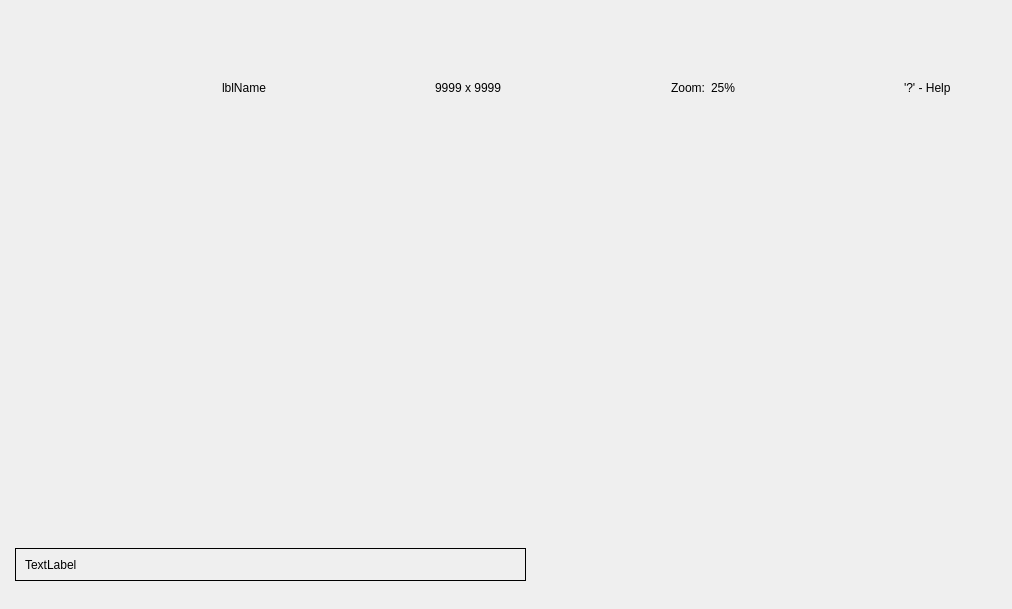
<?xml version="1.0" encoding="UTF-8"?>
<ui version="4.0">
 <class>ImageViewerClass</class>
 <widget class="QWidget" name="ImageViewerClass">
  <property name="geometry">
   <rect>
    <x>0</x>
    <y>0</y>
    <width>1012</width>
    <height>609</height>
   </rect>
  </property>
  <property name="minimumSize">
   <size>
    <width>300</width>
    <height>300</height>
   </size>
  </property>
  <property name="windowTitle">
   <string>falconG - Image Viewer</string>
  </property>
  <widget class="QWidget" name="statusFrame" native="true">
   <property name="geometry">
    <rect>
     <x>59</x>
     <y>68</y>
     <width>892</width>
     <height>40</height>
    </rect>
   </property>
   <property name="minimumSize">
    <size>
     <width>0</width>
     <height>40</height>
    </size>
   </property>
   <property name="maximumSize">
    <size>
     <width>16777215</width>
     <height>40</height>
    </size>
   </property>
   <property name="styleSheet">
    <string notr="true"/>
   </property>
   <layout class="QHBoxLayout" name="horizontalLayout">
    <item>
     <spacer name="horizontalSpacer_3">
      <property name="orientation">
       <enum>Qt::Horizontal</enum>
      </property>
      <property name="sizeHint" stdset="0">
       <size>
        <width>40</width>
        <height>20</height>
       </size>
      </property>
     </spacer>
    </item>
    <item>
     <widget class="QLabel" name="lblIName">
      <property name="text">
       <string>lblName</string>
      </property>
     </widget>
    </item>
    <item>
     <spacer name="horizontalSpacer_2">
      <property name="orientation">
       <enum>Qt::Horizontal</enum>
      </property>
      <property name="sizeHint" stdset="0">
       <size>
        <width>40</width>
        <height>20</height>
       </size>
      </property>
     </spacer>
    </item>
    <item>
     <widget class="QLabel" name="lblSize">
      <property name="text">
       <string>9999 x 9999</string>
      </property>
     </widget>
    </item>
    <item>
     <spacer name="horizontalSpacer">
      <property name="orientation">
       <enum>Qt::Horizontal</enum>
      </property>
      <property name="sizeHint" stdset="0">
       <size>
        <width>40</width>
        <height>20</height>
       </size>
      </property>
     </spacer>
    </item>
    <item>
     <widget class="QLabel" name="label">
      <property name="text">
       <string>Zoom:</string>
      </property>
     </widget>
    </item>
    <item>
     <widget class="QLabel" name="lblZoom">
      <property name="text">
       <string>25%</string>
      </property>
     </widget>
    </item>
    <item>
     <spacer name="horizontalSpacer_4">
      <property name="orientation">
       <enum>Qt::Horizontal</enum>
      </property>
      <property name="sizeHint" stdset="0">
       <size>
        <width>40</width>
        <height>20</height>
       </size>
      </property>
     </spacer>
    </item>
    <item>
     <widget class="QLabel" name="label_2">
      <property name="text">
       <string>'?' - Help</string>
      </property>
     </widget>
    </item>
   </layout>
  </widget>
  <widget class="QFrame" name="frame">
   <property name="geometry">
    <rect>
     <x>15</x>
     <y>548</y>
     <width>511</width>
     <height>33</height>
    </rect>
   </property>
   <property name="frameShape">
    <enum>QFrame::Box</enum>
   </property>
   <property name="frameShadow">
    <enum>QFrame::Plain</enum>
   </property>
   <property name="lineWidth">
    <number>1</number>
   </property>
   <layout class="QHBoxLayout" name="horizontalLayout_2">
    <item>
     <widget class="QLabel" name="lblDebug">
      <property name="text">
       <string>TextLabel</string>
      </property>
     </widget>
    </item>
   </layout>
  </widget>
 </widget>
 <resources/>
 <connections/>
</ui>
